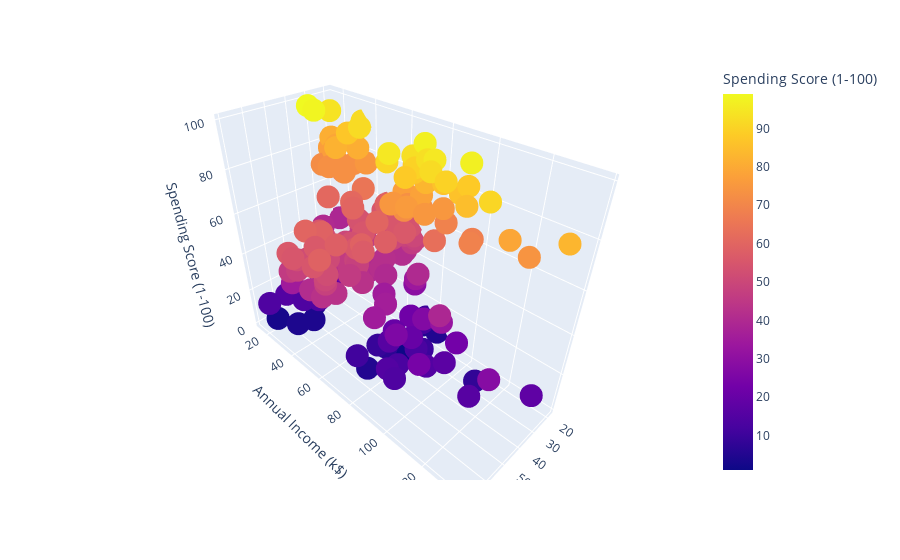

This figure's notebook cell:
### Markdown cell above
visualising Our Data

### Code cell
fig= xp.scatter_3d(customer_df,x='Age',y='Annual Income (k$)',z='Spending Score (1-100)',color='Spending Score (1-100)')
fig.show()

### Figure 1 — Plotly figure (JSON) as saved in the notebook; plotly's stock layout.template omitted (floating-point values rounded to 4 significant figures; data arrays with more than 128 entries replaced by an {"elided": "..."} marker saying what was removed)
{"data": [{"hovertemplate": "Age=%{x}<br>Annual Income (k$)=%{y}<br>Spending Score (1-100)=%{marker.color}<extra></extra>", "legendgroup": "", "marker": {"color": {"elided": "200 int values"}, "coloraxis": "coloraxis", "symbol": "circle"}, "mode": "markers", "name": "", "scene": "scene", "showlegend": false, "type": "scatter3d", "x": {"elided": "200 int values"}, "y": {"elided": "200 int values"}, "z": {"elided": "200 int values"}}], "layout": {"coloraxis": {"colorbar": {"title": {"text": "Spending Score (1-100)"}}, "colorscale": [[0, "#0d0887"], [0.1111, "#46039f"], [0.2222, "#7201a8"], [0.3333, "#9c179e"], [0.4444, "#bd3786"], [0.5556, "#d8576b"], [0.6667, "#ed7953"], [0.7778, "#fb9f3a"], [0.8889, "#fdca26"], [1, "#f0f921"]]}, "legend": {"tracegroupgap": 0}, "margin": {"t": 60}, "scene": {"domain": {"x": [0, 1], "y": [0, 1]}, "xaxis": {"title": {"text": "Age"}}, "yaxis": {"title": {"text": "Annual Income (k$)"}}, "zaxis": {"title": {"text": "Spending Score (1-100)"}}}}}
